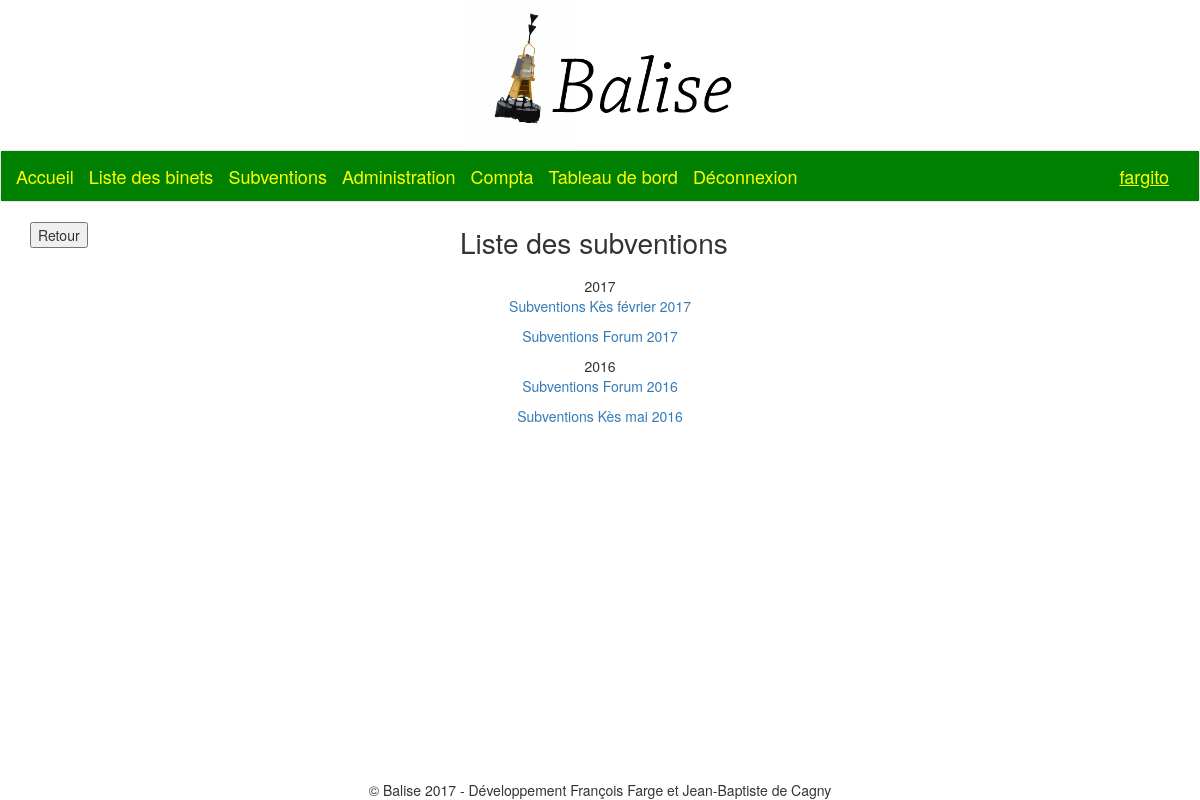
Screenshot of /subventions/ (signed in) with the database file from the repository.
### subventions/models.py (models this page shows, shortened)
class VagueSubventions(models.Model):
	type_subvention = models.ForeignKey(TypeSubvention)
	annee = models.CharField(max_length=4)
	class Meta:
		unique_together = ('type_subvention', 'annee')
		ordering = ('-annee',)
	@models.permalink
	def view_self_url(self):
		return ('view_vague', [self.id])

class TypeSubvention(models.Model):
	nom = models.CharField(max_length=30)
	deblocable = models.BooleanField(default=True)
	class Meta:
		unique_together = ('nom',)
	def __str__(self):
		return self.nom

### subventions/views.py (the view)
def subventions_home(request):
	all_vagues_subventions = VagueSubventions.objects.all()
	annees = all_vagues_subventions.values('annee').distinct()
	vagues_subventions = []
	for annee in annees:
		vagues_subventions.append((annee['annee'],
			VagueSubventions.objects.filter(
				annee=annee['annee'])))
	return render(request, 'subventions/subventions_home.html', locals())

### subventions/templates/subventions/subventions_home.html
{% extends 'base.html' %}
{% block content %}
	<section id="compta-title-and-return">
		<div class="return-button">
			<form action="../">
				<input type="submit" value="Retour" />
			</form>
		</div>
		<div id="compta-title-cropped">
			<div id="page-title">Liste des subventions</div>
		</div>
	</section>
	<section>
		<div class="txtcentre">
		{% for annee, vagues in vagues_subventions %}
			{{ annee }}
			{% for vague in vagues %}
				<p><a href={{ vague.view_self_url }}>Subventions {{ vague.type_subvention }} {{ vague.annee }}</a></p>
			{% endfor %}
		{% endfor %}
		</div>
	</section>
{% endblock %}

### templates/base.html (shortened to what this page needs)
<!DOCTYPE html>
{% load static %}
<html lang="fr">
<head>
   <link rel="stylesheet" href="{% static 'css/style.css' %}" />
   <link rel="stylesheet" href="{% static 'css/dist/css/bootstrap.min.css' %}" />
   <link rel="stylesheet" href="{% static 'css/listes_binets.css' %}" />
   <link rel="stylesheet" href="{% static 'css/compta.css' %}" />
   <link rel="stylesheet" href="{% static 'css/subventions.css' %}" />
</head>
<body>
  <header>
    <a href="/"><img src="{% static 'img/Balise_2.png' %}" alt="Logo Balise" class='centre' /></a>
  </header>
  <nav class='navbar navbar-default'>
  	<div class='container-fluid kesdorado'>
      <div class='navbar-header'>
        <a href="/" class='navbar-brand'><p class='kesdorado'>Accueil</p></a>
      </div>
      {% block nav %}
        <div class='collapse navbar-collapse' id='onglets'>
          <ul class='nav navbar-nav'>
            {% if user.is_authenticated %}
              <li><a href="/binets" class='navbar-brand'><p class='kesdorado'>Liste des binets</p></a></li>
              <li><a href="/subventions" class='navbar-brand'><p class='kesdorado'>Subventions</p></a></li>
              {% if user.is_staff %}<li><a href="/backend" class='navbar-brand'><p class='kesdorado'>Administration</p></a></li>{% endif %}
              <li><a href="/compta" class='navbar-brand'><p class='kesdorado'>Compta</p></a></li>
		<li><a href="/vos" class='navbar-brand'><p class='kesdorado'>Tableau de bord</p></a></li>
              <li><a href="/accounts/logout" class='navbar-brand'><p class='kesdorado'>Déconnexion</p></a></li>
            {% else %}
              <li><a href="/accounts/login" class='navbar-brand'><p class='kesdorado'>Connexion</p></a></li>
            {% endif %}
          </ul>
          {% if user.is_authenticated %}
            <div class='nav navbar-nav navbar-right'>
              <a href="/accounts" class='navbar-brand'><p class='kesdorado'><u>{{ user.username }}</u></p></a>
            </div>
          {% endif %}
        </div>
      {% endblock %}
  	</div>
  </nav>
<section id="content" class='marge-bas'>
  <div class='container'>
     {% block content %}{% endblock %}
  </div>
</section>
<footer>&copy; Balise 2017 - Développement François Farge et Jean-Baptiste de Cagny</footer>
</body>
</html>

### static/css/style.css (style rules this page uses)
img.centre { display: block; margin: auto; height: 150px; }
#page-title { font-size: 2em; text-align: center; margin-bottom: 0.5em; width: 100%; }
.txtcentre { text-align: center; }
footer { bottom: 0px; position: fixed; width: 100%; text-align: center; z-index: 1; background-color: white; }
.kesdorado { background-color: green; color: yellow; }
.marge-bas { margin-bottom: 50px; }

### static/css/compta.css (style rules this page uses)
#compta-title-and-return { display: flex; }
#compta-title-cropped { margin-right: 5em; min-width: 30em; width: 100% }

### rows the page displays
VagueSubventions: type_subvention "Kès février", annee "2017"
VagueSubventions: type_subvention "Forum", annee "2017"
VagueSubventions: type_subvention "Forum", annee "2016"
VagueSubventions: type_subvention "Kès mai", annee "2016"

### other values shown
{{ user.username }} "fargito"
{{ annee }} "2017" "2016"
